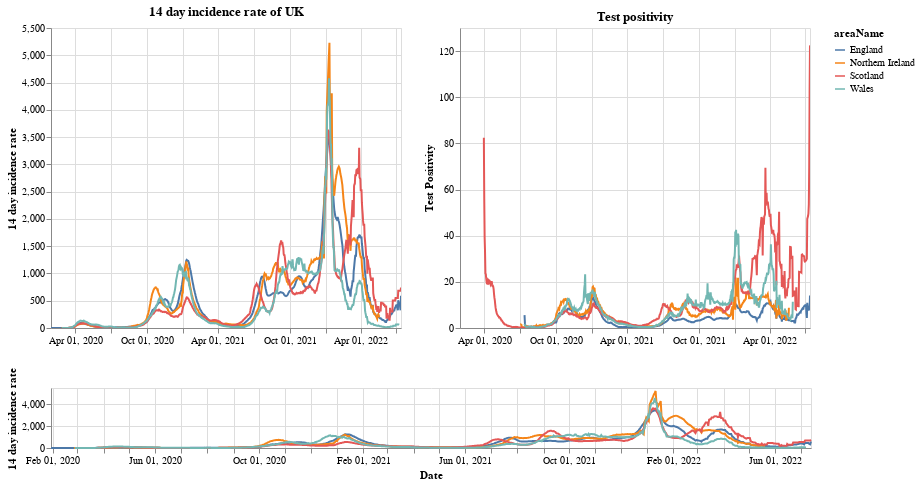

Notebook cell for this chart:
### Markdown cell above
# Plots

First a plot with each country in the UK. The top right shows the positivity rate for (which is the percentage of registered tests which were positive) while the top left is the 14 day incidence rate. The bottom chart can be used to select the timeframe (does not work on a mobile device).

### Code cell
#collapse
brush = alt.selection(type='interval', name='DateBrush',encodings=['x'],fields=['Time'])
leg_selection = alt.selection_multi(fields=['areaName'], bind='legend')

base = alt.Chart(uk_cases).mark_line().encode(
    x=alt.X("yearmonthdate(date):T", axis=alt.Axis(title='Date')),
    y=alt.Y("twoWeeklyCasesRate:Q", axis=alt.Axis(title='14 day incidence rate')),
    tooltip=['areaName', 'date','twoWeeklyCasesRate', 'testPositivity'],
    color='areaName',
    opacity=alt.condition(leg_selection, alt.value(2), alt.value(0.1))
).add_selection(leg_selection).properties(width=350)

upper = base.encode(alt.X('yearmonthdate(date):T', axis=alt.Axis(title=''),
                         scale=alt.Scale(domain=brush))
                   ).properties(title=f'14 day incidence rate of UK')
upper_right = upper.encode(alt.Y('testPositivity:Q', axis=alt.Axis(title='Test Positivity'))).properties(title='Test positivity')
lower = base.properties(height=60, width = 760).add_selection(brush)

(upper | upper_right) & lower

### Figure 1 — Vega-Lite specification as saved in the notebook (floating-point values rounded to 4 significant figures; data arrays with more than 128 entries replaced by an {"elided": "..."} marker saying what was removed)
{"config": {"view": {"continuousWidth": 400, "continuousHeight": 300}}, "vconcat": [{"hconcat": [{"mark": "line", "encoding": {"color": {"type": "nominal", "field": "areaName"}, "opacity": {"condition": {"value": 2, "selection": "selector001"}, "value": 0.1}, "tooltip": [{"type": "nominal", "field": "areaName"}, {"type": "temporal", "field": "date"}, {"type": "quantitative", "field": "twoWeeklyCasesRate"}, {"type": "quantitative", "field": "testPositivity"}], "x": {"type": "temporal", "axis": {"title": ""}, "field": "date", "scale": {"domain": {"selection": "DateBrush"}}, "timeUnit": "yearmonthdate"}, "y": {"type": "quantitative", "axis": {"title": "14 day incidence rate"}, "field": "twoWeeklyCasesRate"}}, "selection": {"selector001": {"type": "multi", "fields": ["areaName"], "bind": "legend"}}, "title": "14 day incidence rate of UK", "width": 350}, {"mark": "line", "encoding": {"color": {"type": "nominal", "field": "areaName"}, "opacity": {"condition": {"value": 2, "selection": "selector001"}, "value": 0.1}, "tooltip": [{"type": "nominal", "field": "areaName"}, {"type": "temporal", "field": "date"}, {"type": "quantitative", "field": "twoWeeklyCasesRate"}, {"type": "quantitative", "field": "testPositivity"}], "x": {"type": "temporal", "axis": {"title": ""}, "field": "date", "scale": {"domain": {"selection": "DateBrush"}}, "timeUnit": "yearmonthdate"}, "y": {"type": "quantitative", "axis": {"title": "Test Positivity"}, "field": "testPositivity"}}, "selection": {"selector001": {"type": "multi", "fields": ["areaName"], "bind": "legend"}}, "title": "Test positivity", "width": 350}]}, {"mark": "line", "encoding": {"color": {"type": "nominal", "field": "areaName"}, "opacity": {"condition": {"value": 2, "selection": "selector001"}, "value": 0.1}, "tooltip": [{"type": "nominal", "field": "areaName"}, {"type": "temporal", "field": "date"}, {"type": "quantitative", "field": "twoWeeklyCasesRate"}, {"type": "quantitative", "field": "testPositivity"}], "x": {"type": "temporal", "axis": {"title": "Date"}, "field": "date", "timeUnit": "yearmonthdate"}, "y": {"type": "quantitative", "axis": {"title": "14 day incidence rate"}, "field": "twoWeeklyCasesRate"}}, "height": 60, "selection": {"selector001": {"type": "multi", "fields": ["areaName"], "bind": "legend"}, "DateBrush": {"type": "interval", "encodings": ["x"], "fields": ["Time"]}}, "width": 760}], "data": {"name": "data-847634013e4d1f046c89987dee76069c"}, "$schema": "https://vega.github.io/schema/vega-lite/v4.8.1.json", "datasets": {"data-847634013e4d1f046c89987dee76069c": {"elided": "3440 records"}}}
